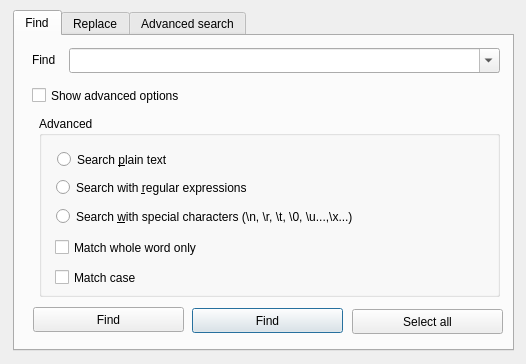
<?xml version="1.0" encoding="UTF-8"?>
<ui version="4.0">
 <class>SearchDialog</class>
 <widget class="QDialog" name="SearchDialog">
  <property name="geometry">
   <rect>
    <x>0</x>
    <y>0</y>
    <width>526</width>
    <height>364</height>
   </rect>
  </property>
  <property name="windowTitle">
   <string>Search</string>
  </property>
  <widget class="QTabWidget" name="tabWidget">
   <property name="geometry">
    <rect>
     <x>13</x>
     <y>10</y>
     <width>501</width>
     <height>341</height>
    </rect>
   </property>
   <property name="currentIndex">
    <number>0</number>
   </property>
   <widget class="QWidget" name="find">
    <attribute name="title">
     <string>Find</string>
    </attribute>
    <widget class="QLabel" name="label">
     <property name="geometry">
      <rect>
       <x>17</x>
       <y>15</y>
       <width>31</width>
       <height>17</height>
      </rect>
     </property>
     <property name="text">
      <string>Find</string>
     </property>
    </widget>
    <widget class="QPushButton" name="findPrevious">
     <property name="geometry">
      <rect>
       <x>177</x>
       <y>272</y>
       <width>151</width>
       <height>25</height>
      </rect>
     </property>
     <property name="text">
      <string>Find</string>
     </property>
     <property name="icon">
      <iconset theme="go-up"/>
     </property>
    </widget>
    <widget class="QPushButton" name="selectAll">
     <property name="geometry">
      <rect>
       <x>337</x>
       <y>273</y>
       <width>151</width>
       <height>25</height>
      </rect>
     </property>
     <property name="text">
      <string>Select all</string>
     </property>
    </widget>
    <widget class="QComboBox" name="searchLineEdit">
     <property name="geometry">
      <rect>
       <x>54</x>
       <y>12</y>
       <width>431</width>
       <height>25</height>
      </rect>
     </property>
     <property name="editable">
      <bool>true</bool>
     </property>
     <property name="currentText">
      <string/>
     </property>
    </widget>
    <widget class="QCheckBox" name="advancedOptions">
     <property name="geometry">
      <rect>
       <x>17</x>
       <y>48</y>
       <width>171</width>
       <height>23</height>
      </rect>
     </property>
     <property name="text">
      <string>Show advanced options</string>
     </property>
    </widget>
    <widget class="QPushButton" name="findNext">
     <property name="geometry">
      <rect>
       <x>18</x>
       <y>271</y>
       <width>151</width>
       <height>25</height>
      </rect>
     </property>
     <property name="text">
      <string>Find</string>
     </property>
     <property name="icon">
      <iconset theme="go-down"/>
     </property>
    </widget>
    <widget class="QGroupBox" name="groupBoxAdvanced">
     <property name="enabled">
      <bool>true</bool>
     </property>
     <property name="geometry">
      <rect>
       <x>24</x>
       <y>80</y>
       <width>461</width>
       <height>181</height>
      </rect>
     </property>
     <property name="title">
      <string>Advanced</string>
     </property>
     <widget class="QRadioButton" name="searchPlainText">
      <property name="geometry">
       <rect>
        <x>18</x>
        <y>32</y>
        <width>121</width>
        <height>23</height>
       </rect>
      </property>
      <property name="text">
       <string>Search &amp;plain text</string>
      </property>
     </widget>
     <widget class="QRadioButton" name="searchRegularExpression">
      <property name="geometry">
       <rect>
        <x>17</x>
        <y>60</y>
        <width>221</width>
        <height>23</height>
       </rect>
      </property>
      <property name="text">
       <string>Search with &amp;regular expressions</string>
      </property>
     </widget>
     <widget class="QRadioButton" name="searchSpecialCharachters">
      <property name="geometry">
       <rect>
        <x>17</x>
        <y>89</y>
        <width>351</width>
        <height>23</height>
       </rect>
      </property>
      <property name="text">
       <string>Search &amp;with special characters (\n, \r, \t, \0, \u...,\x...)</string>
      </property>
     </widget>
     <widget class="QCheckBox" name="matchWholeWord">
      <property name="geometry">
       <rect>
        <x>16</x>
        <y>120</y>
        <width>171</width>
        <height>23</height>
       </rect>
      </property>
      <property name="text">
       <string>Match whole word only</string>
      </property>
     </widget>
     <widget class="QCheckBox" name="matchCase">
      <property name="geometry">
       <rect>
        <x>16</x>
        <y>150</y>
        <width>91</width>
        <height>23</height>
       </rect>
      </property>
      <property name="text">
       <string>Match case</string>
      </property>
     </widget>
    </widget>
   </widget>
   <widget class="QWidget" name="replace">
    <attribute name="title">
     <string>Replace</string>
    </attribute>
   </widget>
   <widget class="QWidget" name="advancedSearch">
    <attribute name="title">
     <string>Advanced search</string>
    </attribute>
   </widget>
  </widget>
 </widget>
 <resources/>
 <connections/>
</ui>
